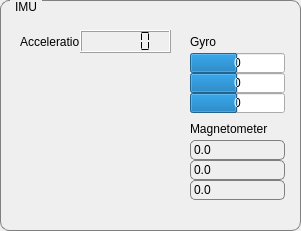
   <widget class="QGroupBox" name="groupAccelerometer">
    <property name="geometry">
     <rect>
      <x>650</x>
      <y>10</y>
      <width>301</width>
      <height>231</height>
     </rect>
    </property>
    <property name="styleSheet">
     <string notr="true">QGroupBox {
	border: 1px solid gray;
	border-radius: 9px;
	margin-top: 0.5em;
}

QGroupBox::title {
    subcontrol-origin: margin;
    left: 10px;
    padding: 0 3px 0 3px;
}
</string>
    </property>
    <property name="title">
     <string>IMU</string>
    </property>
    <widget class="QLabel" name="lblAcc">
     <property name="geometry">
      <rect>
       <x>20</x>
       <y>30</y>
       <width>61</width>
       <height>23</height>
      </rect>
     </property>
     <property name="text">
      <string>Acceleration</string>
     </property>
    </widget>
    <widget class="QLCDNumber" name="lcdAcceleration">
     <property name="geometry">
      <rect>
       <x>80</x>
       <y>30</y>
       <width>91</width>
       <height>23</height>
      </rect>
     </property>
     <property name="segmentStyle">
      <enum>QLCDNumber::Flat</enum>
     </property>
    </widget>
    <widget class="QWidget" name="verticalLayoutWidget">
     <property name="geometry">
      <rect>
       <x>20</x>
       <y>70</y>
       <width>151</width>
       <height>141</height>
      </rect>
     </property>
     <layout class="QVBoxLayout" name="layoutOpenGL"/>
    </widget>
    <widget class="QLabel" name="lblGyro">
     <property name="geometry">
      <rect>
       <x>190</x>
       <y>30</y>
       <width>81</width>
       <height>23</height>
      </rect>
     </property>
     <property name="text">
      <string>Gyro</string>
     </property>
    </widget>
    <widget class="QProgressBar" name="progressGyroX">
     <property name="geometry">
      <rect>
       <x>190</x>
       <y>53</y>
       <width>95</width>
       <height>20</height>
      </rect>
     </property>
     <property name="styleSheet">
      <string notr="true">QProgressBar {
    text-align: center;
}</string>
     </property>
     <property name="minimum">
      <number>-32768</number>
     </property>
     <property name="maximum">
      <number>32768</number>
     </property>
     <property name="value">
      <number>0</number>
     </property>
     <property name="invertedAppearance">
      <bool>false</bool>
     </property>
     <property name="format">
      <string>%v</string>
     </property>
    </widget>
    <widget class="QProgressBar" name="progressGyroY">
     <property name="geometry">
      <rect>
       <x>190</x>
       <y>73</y>
       <width>95</width>
       <height>20</height>
      </rect>
     </property>
     <property name="styleSheet">
      <string notr="true">QProgressBar {
    text-align: center;
}</string>
     </property>
     <property name="minimum">
      <number>-32768</number>
     </property>
     <property name="maximum">
      <number>32768</number>
     </property>
     <property name="value">
      <number>0</number>
     </property>
     <property name="invertedAppearance">
      <bool>false</bool>
     </property>
     <property name="format">
      <string>%v</string>
     </property>
    </widget>
    <widget class="QProgressBar" name="progressGyroZ">
     <property name="geometry">
      <rect>
       <x>190</x>
       <y>93</y>
       <width>95</width>
       <height>20</height>
      </rect>
     </property>
     <property name="styleSheet">
      <string notr="true">QProgressBar {
    text-align: center;
}</string>
     </property>
     <property name="minimum">
      <number>-32768</number>
     </property>
     <property name="maximum">
      <number>32768</number>
     </property>
     <property name="value">
      <number>0</number>
     </property>
     <property name="invertedAppearance">
      <bool>false</bool>
     </property>
     <property name="format">
      <string>%v</string>
     </property>
    </widget>
    <widget class="QLabel" name="lblMagnetometer">
     <property name="geometry">
      <rect>
       <x>190</x>
       <y>117</y>
       <width>81</width>
       <height>23</height>
      </rect>
     </property>
     <property name="text">
      <string>Magnetometer</string>
     </property>
    </widget>
    <widget class="QLabel" name="lblMagnetX">
     <property name="geometry">
      <rect>
       <x>190</x>
       <y>140</y>
       <width>95</width>
       <height>20</height>
      </rect>
     </property>
     <property name="styleSheet">
      <string notr="true">QLabel {
    border: 1px solid grey;
    border-radius: 5px;
    text-align: center;
}</string>
     </property>
     <property name="text">
      <string>0.0</string>
     </property>
    </widget>
    <widget class="QLabel" name="lblMagnetY">
     <property name="geometry">
      <rect>
       <x>190</x>
       <y>160</y>
       <width>95</width>
       <height>20</height>
      </rect>
     </property>
     <property name="styleSheet">
      <string notr="true">QLabel {
    border: 1px solid grey;
    border-radius: 5px;
    text-align: center;
}</string>
     </property>
     <property name="text">
      <string>0.0</string>
     </property>
    </widget>
    <widget class="QLabel" name="lblMagnetZ">
     <property name="geometry">
      <rect>
       <x>190</x>
       <y>180</y>
       <width>95</width>
       <height>20</height>
      </rect>
     </property>
     <property name="styleSheet">
      <string notr="true">QLabel {
    border: 1px solid grey;
    border-radius: 5px;
    text-align: center;
}</string>
     </property>
     <property name="text">
      <string>0.0</string>
     </property>
    </widget>
   </widget>
